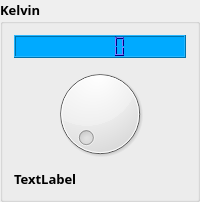
    <widget class="QGroupBox" name="groupBox_3">
     <property name="font">
      <font>
       <family>Verdana Pro Semibold</family>
       <pointsize>10</pointsize>
       <weight>75</weight>
       <bold>true</bold>
      </font>
     </property>
     <property name="title">
      <string>Kelvin</string>
     </property>
     <layout class="QVBoxLayout" name="verticalLayout_3">
      <item>
       <widget class="QLCDNumber" name="lcdKelvin">
        <property name="palette">
         <palette>
          <active>
           <colorrole role="WindowText">
            <brush brushstyle="SolidPattern">
             <color alpha="255">
              <red>0</red>
              <green>0</green>
              <blue>0</blue>
             </color>
            </brush>
           </colorrole>
           <colorrole role="Button">
            <brush brushstyle="SolidPattern">
             <color alpha="255">
              <red>0</red>
              <green>0</green>
              <blue>255</blue>
             </color>
            </brush>
           </colorrole>
           <colorrole role="Light">
            <brush brushstyle="SolidPattern">
             <color alpha="255">
              <red>127</red>
              <green>127</green>
              <blue>255</blue>
             </color>
            </brush>
           </colorrole>
           <colorrole role="Midlight">
            <brush brushstyle="SolidPattern">
             <color alpha="255">
              <red>63</red>
              <green>63</green>
              <blue>255</blue>
             </color>
            </brush>
           </colorrole>
           <colorrole role="Dark">
            <brush brushstyle="SolidPattern">
             <color alpha="255">
              <red>0</red>
              <green>0</green>
              <blue>127</blue>
             </color>
            </brush>
           </colorrole>
           <colorrole role="Mid">
            <brush brushstyle="SolidPattern">
             <color alpha="255">
              <red>0</red>
              <green>0</green>
              <blue>170</blue>
             </color>
            </brush>
           </colorrole>
           <colorrole role="Text">
            <brush brushstyle="SolidPattern">
             <color alpha="255">
              <red>0</red>
              <green>0</green>
              <blue>0</blue>
             </color>
            </brush>
           </colorrole>
           <colorrole role="BrightText">
            <brush brushstyle="SolidPattern">
             <color alpha="255">
              <red>255</red>
              <green>255</green>
              <blue>255</blue>
             </color>
            </brush>
           </colorrole>
           <colorrole role="ButtonText">
            <brush brushstyle="SolidPattern">
             <color alpha="255">
              <red>0</red>
              <green>0</green>
              <blue>0</blue>
             </color>
            </brush>
           </colorrole>
           <colorrole role="Base">
            <brush brushstyle="SolidPattern">
             <color alpha="255">
              <red>255</red>
              <green>255</green>
              <blue>255</blue>
             </color>
            </brush>
           </colorrole>
           <colorrole role="Window">
            <brush brushstyle="SolidPattern">
             <color alpha="255">
              <red>0</red>
              <green>0</green>
              <blue>255</blue>
             </color>
            </brush>
           </colorrole>
           <colorrole role="Shadow">
            <brush brushstyle="SolidPattern">
             <color alpha="255">
              <red>0</red>
              <green>0</green>
              <blue>0</blue>
             </color>
            </brush>
           </colorrole>
           <colorrole role="AlternateBase">
            <brush brushstyle="SolidPattern">
             <color alpha="255">
              <red>127</red>
              <green>127</green>
              <blue>255</blue>
             </color>
            </brush>
           </colorrole>
           <colorrole role="ToolTipBase">
            <brush brushstyle="SolidPattern">
             <color alpha="255">
              <red>255</red>
              <green>255</green>
              <blue>220</blue>
             </color>
            </brush>
           </colorrole>
           <colorrole role="ToolTipText">
            <brush brushstyle="SolidPattern">
             <color alpha="255">
              <red>0</red>
              <green>0</green>
              <blue>0</blue>
             </color>
            </brush>
           </colorrole>
           <colorrole role="PlaceholderText">
            <brush brushstyle="SolidPattern">
             <color alpha="128">
              <red>0</red>
              <green>0</green>
              <blue>0</blue>
             </color>
            </brush>
           </colorrole>
          </active>
          <inactive>
           <colorrole role="WindowText">
            <brush brushstyle="SolidPattern">
             <color alpha="255">
              <red>0</red>
              <green>0</green>
              <blue>0</blue>
             </color>
            </brush>
           </colorrole>
           <colorrole role="Button">
            <brush brushstyle="SolidPattern">
             <color alpha="255">
              <red>0</red>
              <green>0</green>
              <blue>255</blue>
             </color>
            </brush>
           </colorrole>
           <colorrole role="Light">
            <brush brushstyle="SolidPattern">
             <color alpha="255">
              <red>127</red>
              <green>127</green>
              <blue>255</blue>
             </color>
            </brush>
           </colorrole>
           <colorrole role="Midlight">
            <brush brushstyle="SolidPattern">
             <color alpha="255">
              <red>63</red>
              <green>63</green>
              <blue>255</blue>
             </color>
            </brush>
           </colorrole>
           <colorrole role="Dark">
            <brush brushstyle="SolidPattern">
             <color alpha="255">
              <red>0</red>
              <green>0</green>
              <blue>127</blue>
             </color>
            </brush>
           </colorrole>
           <colorrole role="Mid">
            <brush brushstyle="SolidPattern">
             <color alpha="255">
              <red>0</red>
              <green>0</green>
              <blue>170</blue>
             </color>
            </brush>
           </colorrole>
           <colorrole role="Text">
            <brush brushstyle="SolidPattern">
             <color alpha="255">
              <red>0</red>
              <green>0</green>
              <blue>0</blue>
             </color>
            </brush>
           </colorrole>
           <colorrole role="BrightText">
            <brush brushstyle="SolidPattern">
             <color alpha="255">
              <red>255</red>
              <green>255</green>
              <blue>255</blue>
             </color>
            </brush>
           </colorrole>
           <colorrole role="ButtonText">
            <brush brushstyle="SolidPattern">
             <color alpha="255">
              <red>0</red>
              <green>0</green>
              <blue>0</blue>
             </color>
            </brush>
           </colorrole>
           <colorrole role="Base">
            <brush brushstyle="SolidPattern">
             <color alpha="255">
              <red>255</red>
              <green>255</green>
              <blue>255</blue>
             </color>
            </brush>
           </colorrole>
           <colorrole role="Window">
            <brush brushstyle="SolidPattern">
             <color alpha="255">
              <red>0</red>
              <green>0</green>
              <blue>255</blue>
             </color>
            </brush>
           </colorrole>
           <colorrole role="Shadow">
            <brush brushstyle="SolidPattern">
             <color alpha="255">
              <red>0</red>
              <green>0</green>
              <blue>0</blue>
             </color>
            </brush>
           </colorrole>
           <colorrole role="AlternateBase">
            <brush brushstyle="SolidPattern">
             <color alpha="255">
              <red>127</red>
              <green>127</green>
              <blue>255</blue>
             </color>
            </brush>
           </colorrole>
           <colorrole role="ToolTipBase">
            <brush brushstyle="SolidPattern">
             <color alpha="255">
              <red>255</red>
              <green>255</green>
              <blue>220</blue>
             </color>
            </brush>
           </colorrole>
           <colorrole role="ToolTipText">
            <brush brushstyle="SolidPattern">
             <color alpha="255">
              <red>0</red>
              <green>0</green>
              <blue>0</blue>
             </color>
            </brush>
           </colorrole>
           <colorrole role="PlaceholderText">
            <brush brushstyle="SolidPattern">
             <color alpha="128">
              <red>0</red>
              <green>0</green>
              <blue>0</blue>
             </color>
            </brush>
           </colorrole>
          </inactive>
          <disabled>
           <colorrole role="WindowText">
            <brush brushstyle="SolidPattern">
             <color alpha="255">
              <red>0</red>
              <green>0</green>
              <blue>127</blue>
             </color>
            </brush>
           </colorrole>
           <colorrole role="Button">
            <brush brushstyle="SolidPattern">
             <color alpha="255">
              <red>0</red>
              <green>0</green>
              <blue>255</blue>
             </color>
            </brush>
           </colorrole>
           <colorrole role="Light">
            <brush brushstyle="SolidPattern">
             <color alpha="255">
              <red>127</red>
              <green>127</green>
              <blue>255</blue>
             </color>
            </brush>
           </colorrole>
           <colorrole role="Midlight">
            <brush brushstyle="SolidPattern">
             <color alpha="255">
              <red>63</red>
              <green>63</green>
              <blue>255</blue>
             </color>
            </brush>
           </colorrole>
           <colorrole role="Dark">
            <brush brushstyle="SolidPattern">
             <color alpha="255">
              <red>0</red>
              <green>0</green>
              <blue>127</blue>
             </color>
            </brush>
           </colorrole>
           <colorrole role="Mid">
            <brush brushstyle="SolidPattern">
             <color alpha="255">
              <red>0</red>
              <green>0</green>
              <blue>170</blue>
             </color>
            </brush>
           </colorrole>
           <colorrole role="Text">
            <brush brushstyle="SolidPattern">
             <color alpha="255">
              <red>0</red>
              <green>0</green>
              <blue>127</blue>
             </color>
            </brush>
           </colorrole>
           <colorrole role="BrightText">
            <brush brushstyle="SolidPattern">
             <color alpha="255">
              <red>255</red>
              <green>255</green>
              <blue>255</blue>
             </color>
            </brush>
           </colorrole>
           <colorrole role="ButtonText">
            <brush brushstyle="SolidPattern">
             <color alpha="255">
              <red>0</red>
              <green>0</green>
              <blue>127</blue>
             </color>
            </brush>
           </colorrole>
           <colorrole role="Base">
            <brush brushstyle="SolidPattern">
             <color alpha="255">
              <red>0</red>
              <green>0</green>
              <blue>255</blue>
             </color>
            </brush>
           </colorrole>
           <colorrole role="Window">
            <brush brushstyle="SolidPattern">
             <color alpha="255">
              <red>0</red>
              <green>0</green>
              <blue>255</blue>
             </color>
            </brush>
           </colorrole>
           <colorrole role="Shadow">
            <brush brushstyle="SolidPattern">
             <color alpha="255">
              <red>0</red>
              <green>0</green>
              <blue>0</blue>
             </color>
            </brush>
           </colorrole>
           <colorrole role="AlternateBase">
            <brush brushstyle="SolidPattern">
             <color alpha="255">
              <red>0</red>
              <green>0</green>
              <blue>255</blue>
             </color>
            </brush>
           </colorrole>
           <colorrole role="ToolTipBase">
            <brush brushstyle="SolidPattern">
             <color alpha="255">
              <red>255</red>
              <green>255</green>
              <blue>220</blue>
             </color>
            </brush>
           </colorrole>
           <colorrole role="ToolTipText">
            <brush brushstyle="SolidPattern">
             <color alpha="255">
              <red>0</red>
              <green>0</green>
              <blue>0</blue>
             </color>
            </brush>
           </colorrole>
           <colorrole role="PlaceholderText">
            <brush brushstyle="SolidPattern">
             <color alpha="128">
              <red>0</red>
              <green>0</green>
              <blue>0</blue>
             </color>
            </brush>
           </colorrole>
          </disabled>
         </palette>
        </property>
        <property name="styleSheet">
         <string notr="true">background-color: rgb(0, 170, 255);</string>
        </property>
       </widget>
      </item>
      <item>
       <widget class="QDial" name="dialKelv">
        <property name="minimum">
         <number>255</number>
        </property>
        <property name="maximum">
         <number>500</number>
        </property>
       </widget>
      </item>
      <item>
       <widget class="QLabel" name="lblKelvin">
        <property name="text">
         <string>TextLabel</string>
        </property>
       </widget>
      </item>
     </layout>
    </widget>
